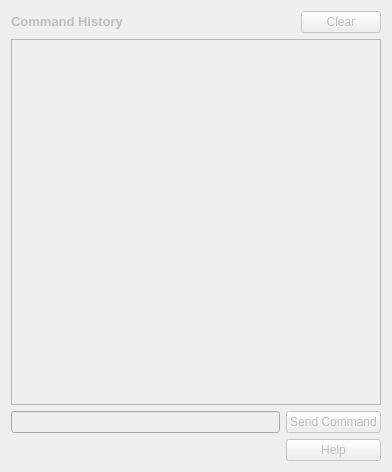
<?xml version="1.0" encoding="UTF-8"?>
<ui version="4.0">
 <class>TerminalWidget</class>
 <widget class="QWidget" name="TerminalWidget">
  <property name="enabled">
   <bool>false</bool>
  </property>
  <property name="geometry">
   <rect>
    <x>0</x>
    <y>0</y>
    <width>392</width>
    <height>472</height>
   </rect>
  </property>
  <property name="windowTitle">
   <string>Form</string>
  </property>
  <property name="toolTip">
   <string>Terminal tab is disabled. If you require terminal support, please file a ticket with alpaca.support@qti.qualcomm.com</string>
  </property>
  <layout class="QVBoxLayout" name="_terminalWidgetLayout">
   <item>
    <layout class="QHBoxLayout" name="horizontalLayout_8">
     <item>
      <widget class="QLabel" name="label_17">
       <property name="text">
        <string>&lt;html&gt;&lt;head/&gt;&lt;body&gt;&lt;p&gt;&lt;span style=&quot; font-size:10pt; font-weight:600;&quot;&gt;Command History&lt;/span&gt;&lt;/p&gt;&lt;/body&gt;&lt;/html&gt;</string>
       </property>
      </widget>
     </item>
     <item>
      <spacer name="horizontalSpacer_17">
       <property name="orientation">
        <enum>Qt::Orientation::Horizontal</enum>
       </property>
       <property name="sizeHint" stdset="0">
        <size>
         <width>40</width>
         <height>20</height>
        </size>
       </property>
      </spacer>
     </item>
     <item>
      <widget class="QPushButton" name="_clearHistoryButton">
       <property name="cursor">
        <cursorShape>ForbiddenCursor</cursorShape>
       </property>
       <property name="focusPolicy">
        <enum>Qt::FocusPolicy::NoFocus</enum>
       </property>
       <property name="text">
        <string>Clear</string>
       </property>
      </widget>
     </item>
    </layout>
   </item>
   <item>
    <widget class="QTextEdit" name="_commandText">
     <property name="contextMenuPolicy">
      <enum>Qt::ContextMenuPolicy::NoContextMenu</enum>
     </property>
     <property name="autoFillBackground">
      <bool>true</bool>
     </property>
     <property name="lineWrapMode">
      <enum>QTextEdit::LineWrapMode::WidgetWidth</enum>
     </property>
     <property name="readOnly">
      <bool>true</bool>
     </property>
     <property name="tabStopDistance">
      <double>30.000000000000000</double>
     </property>
     <property name="acceptRichText">
      <bool>false</bool>
     </property>
    </widget>
   </item>
   <item>
    <layout class="QGridLayout" name="gridLayout_5">
     <item row="0" column="0" colspan="2">
      <widget class="QLineEdit" name="_commandLine">
       <property name="cursor">
        <cursorShape>ForbiddenCursor</cursorShape>
       </property>
       <property name="focusPolicy">
        <enum>Qt::FocusPolicy::NoFocus</enum>
       </property>
      </widget>
     </item>
     <item row="0" column="2">
      <widget class="QPushButton" name="_sendCommandButton">
       <property name="cursor">
        <cursorShape>ForbiddenCursor</cursorShape>
       </property>
       <property name="focusPolicy">
        <enum>Qt::FocusPolicy::NoFocus</enum>
       </property>
       <property name="text">
        <string>Send Command</string>
       </property>
      </widget>
     </item>
     <item row="1" column="0">
      <spacer name="horizontalSpacer_18">
       <property name="orientation">
        <enum>Qt::Orientation::Horizontal</enum>
       </property>
       <property name="sizeHint" stdset="0">
        <size>
         <width>40</width>
         <height>20</height>
        </size>
       </property>
      </spacer>
     </item>
     <item row="1" column="2">
      <widget class="QPushButton" name="_helpButton">
       <property name="cursor">
        <cursorShape>ForbiddenCursor</cursorShape>
       </property>
       <property name="focusPolicy">
        <enum>Qt::FocusPolicy::NoFocus</enum>
       </property>
       <property name="text">
        <string>Help</string>
       </property>
      </widget>
     </item>
    </layout>
   </item>
  </layout>
 </widget>
 <resources/>
 <connections/>
</ui>
